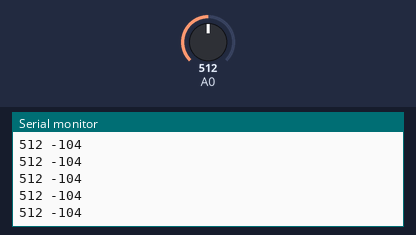
Bench run of a sketch on a simulated Arduino Uno, built with avr-gcc and run on an emulated ATmega328P. Parts: the last lines printed to the serial monitor. Inputs (shaded band) come from the test bench; at power-on: A0 = 512.

Above: at 1.7 s.
1.8 s: A0 set to 716
At 2.01 s:
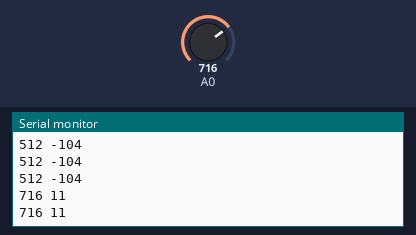
3.3 s: A0 set to 900
At 3.35 s:
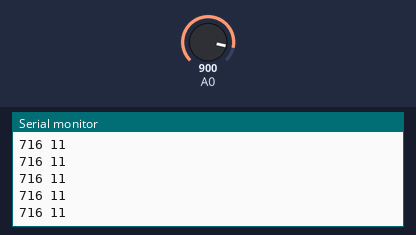
Timing chart, 0 to 6.3 s (numbered marks = the images above; inputs shaded):
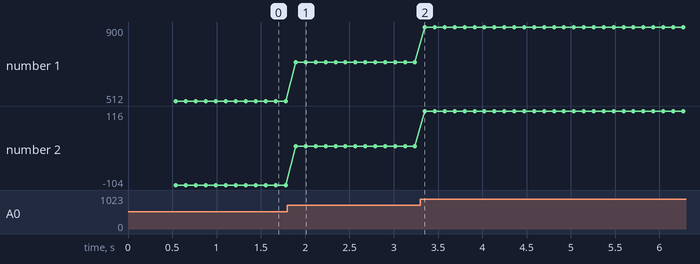

The sketch:

pressure.ino
```cpp
// pressure resistor example
#include <SoftwareSerial.h>

SoftwareSerial display(3, 2);

char flexstring[10];
int flex, degrees;

void setup()
{
  Serial.begin(9600);  // Start serial for output

  display.begin(9600);
  Serial.begin(9600);
  delay(500);

  display.write(254); // move cursor to beginning of first line
  display.write(128);

  display.write("                "); // clear display
  display.write("                ");
}

void loop()
{
  flex = analogRead(0);

  degrees = map(flex, 695, 853, 0, 90);

  Serial.print(flex);
  Serial.print(" ");
  Serial.println(degrees);
  sprintf(flexstring, "%3d", degrees);

  display.write("flex: ");
  display.write(flexstring);

  display.write(254); // move cursor to beginning of first line
  display.write(128);

  delay(100);
}
```

Measured:
- after the input at 1.8 s, the serial monitor: prints a new line after 0.09 s (image 1)
- plotted number 1: 512 → 716 after the input at 1.8 s, 716 → 900 after the input at 3.3 s
- plotted number 2: -104 → 11 after the input at 1.8 s, 11 → 116 after the input at 3.3 s
